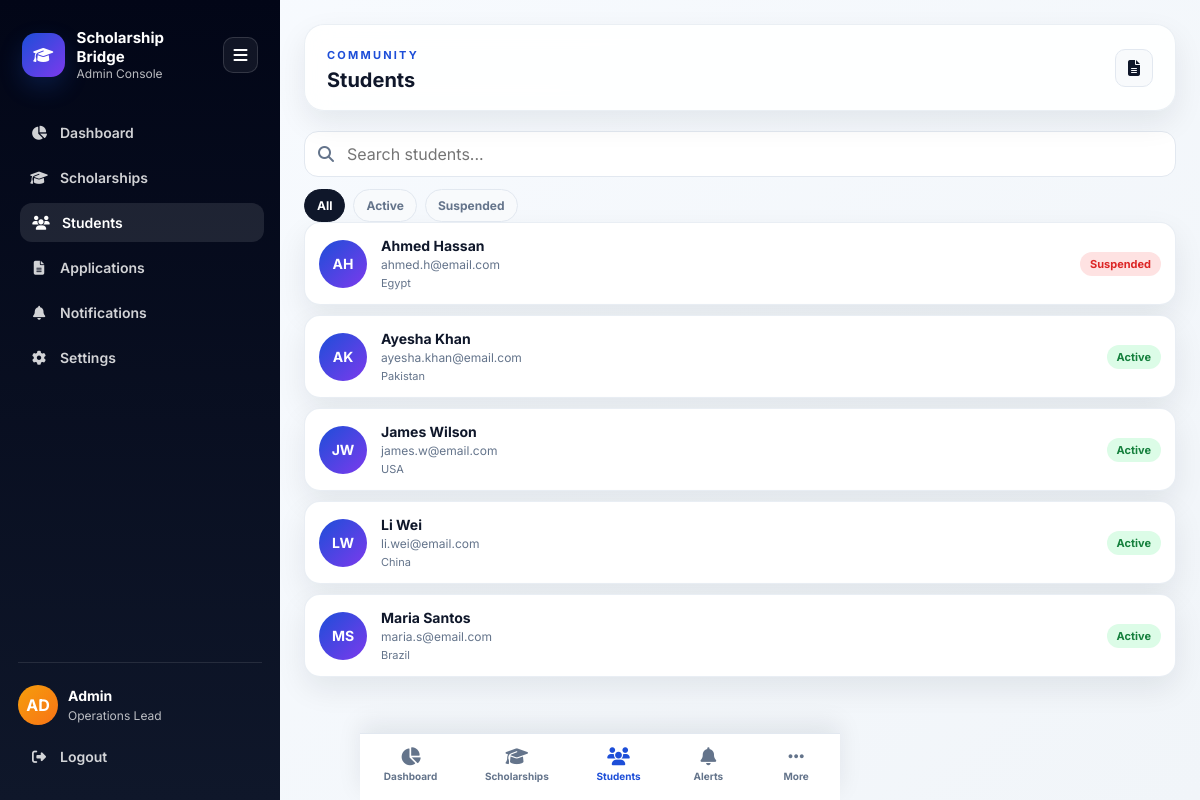
The app's page /admin/students (signed in) with its own data.
### tables this page shows
CREATE TABLE students (
            id INTEGER PRIMARY KEY AUTOINCREMENT,
            name TEXT NOT NULL,
            email TEXT NOT NULL,
            country TEXT NOT NULL,
            status TEXT DEFAULT 'Active',
            avatar TEXT,
            degree_level TEXT,
            university_interest TEXT,
            field_of_study TEXT,
            phone TEXT,
            registered_on TEXT,
            last_login TEXT,
            total_applications INTEGER DEFAULT 0,
            saved_scholarships INTEGER DEFAULT 0
        );

### app.py (the view)
@app.route("/admin/students")
@login_required
def students():
    search = request.args.get("q", "").strip()
    status = request.args.get("status", "")
    query = "SELECT * FROM students WHERE 1=1"
    params = []
    if search:
        query += " AND (name LIKE ? OR email LIKE ? OR country LIKE ?)"
        params.extend([f"%{search}%"] * 3)
    if status:
        query += " AND status = ?"
        params.append(status)
    query += " ORDER BY name ASC"
    conn = get_db()
    items = conn.execute(query, params).fetchall()
    conn.close()
    return render_template("admin/students.html", students=items, search=search, status=status)

### app.py (called while the page is built)
def login_required(f):
    @wraps(f)
    def decorated(*args, **kwargs):
        if not session.get("admin_logged_in"):
            return redirect(url_for("admin_login"))
        return f(*args, **kwargs)
    return decorated

### models.py (called while the page is built)
def get_db():
    conn = sqlite3.connect(DB_PATH)
    conn.row_factory = sqlite3.Row
    return conn

### templates/admin/students.html (shortened to what this page needs)
{% extends "base.html" %}
{% from "admin/macros.html" import bottom_nav, status_badge %}
{% block body %}
<div class="app-shell">
  <aside class="sidebar">
    <div class="sidebar-brand">
      <div class="brand-icon"><i class="fas fa-graduation-cap"></i></div>
      <div class="meta">
        <h3>Scholarship Bridge</h3>
        <p>Admin Console</p>
      </div>
      <button class="sidebar-toggle" type="button"><i class="fas fa-bars"></i></button>
    </div>
    <nav class="sidebar-nav">
      <a href="{{ url_for('dashboard') }}" class="sidebar-link"><i class="fas fa-chart-pie"></i><span>Dashboard</span></a>
      <a href="{{ url_for('scholarships') }}" class="sidebar-link"><i class="fas fa-graduation-cap"></i><span>Scholarships</span></a>
      <a href="{{ url_for('students') }}" class="sidebar-link active"><i class="fas fa-users"></i><span>Students</span></a>
      <a href="{{ url_for('applications') }}" class="sidebar-link"><i class="fas fa-file-alt"></i><span>Applications</span></a>
      <a href="{{ url_for('notifications') }}" class="sidebar-link"><i class="fas fa-bell"></i><span>Notifications</span></a>
      <a href="{{ url_for('settings') }}" class="sidebar-link"><i class="fas fa-cog"></i><span>Settings</span></a>
    </nav>
    <div class="sidebar-footer">
      <div class="sidebar-user">
        <div class="avatar">{{ session.admin_name[:2]|upper }}</div>
        <div>
          <strong>{{ session.admin_name }}</strong>
          <span>Operations Lead</span>
        </div>
      </div>
      <a href="{{ url_for('admin_logout') }}" class="sidebar-link"><i class="fas fa-right-from-bracket"></i><span>Logout</span></a>
    </div>
  </aside>
  <main class="main-panel">
    <div class="admin-shell">
      <header class="admin-header">
        <div>
          <div class="eyebrow">Community</div>
          <h1>Students</h1>
        </div>
        <div class="header-actions">
          <a href="{{ url_for('applications') }}" class="header-btn"><i class="fas fa-file-alt"></i></a>
        </div>
      </header>
      <div class="admin-content">
        <form method="GET" class="search-bar">
          <i class="fas fa-search"></i>
          <input type="text" name="q" value="{{ search }}" placeholder="Search students...">
        </form>
        <div class="filter-chips">
          <a href="{{ url_for('students') }}" class="chip {% if not status %}active{% endif %}">All</a>
          <a href="{{ url_for('students', status='Active') }}" class="chip {% if status == 'Active' %}active{% endif %}">Active</a>
          <a href="{{ url_for('students', status='Suspended') }}" class="chip {% if status == 'Suspended' %}active{% endif %}">Suspended</a>
        </div>
        {% for s in students %}
        <a href="{{ url_for('student_profile', stu_id=s.id) }}">
          <div class="list-card">
            <div class="avatar">{{ s.avatar or s.name[:2]|upper }}</div>
            <div class="info">
              <h3>{{ s.name }}</h3>
              <p>{{ s.email }}</p>
              <div class="meta">{{ s.country }}</div>
            </div>
            {{ status_badge(s.status) }}
          </div>
        </a>
        {% else %}
        <div class="empty-state">
          <i class="fas fa-users"></i>
          <p>No students found.</p>
        </div>
        {% endfor %}
      </div>
      {{ bottom_nav('students') }}
    </div>
  </main>
</div>
{% endblock %}

### templates/admin/macros.html
{% macro status_badge(status) %}
  {% set s = status|lower|replace(' ', '-') %}
  <span class="badge {{ s }}">{{ status }}</span>
{% endmacro %}
{% macro bottom_nav(active) %}
<nav class="bottom-nav">
  <a href="{{ url_for('dashboard') }}" class="nav-item {% if active == 'dashboard' %}active{% endif %}">
    <i class="fas fa-chart-pie"></i>
    <span>Dashboard</span>
  </a>
  <a href="{{ url_for('scholarships') }}" class="nav-item {% if active == 'scholarships' %}active{% endif %}">
    <i class="fas fa-graduation-cap"></i>
    <span>Scholarships</span>
  </a>
  <a href="{{ url_for('students') }}" class="nav-item {% if active == 'students' %}active{% endif %}">
    <i class="fas fa-users"></i>
    <span>Students</span>
  </a>
  <a href="{{ url_for('notifications') }}" class="nav-item {% if active == 'notifications' %}active{% endif %}">
    <i class="fas fa-bell"></i>
    <span>Alerts</span>
  </a>
  <a href="{{ url_for('more') }}" class="nav-item {% if active == 'more' %}active{% endif %}">
    <i class="fas fa-ellipsis-h"></i>
    <span>More</span>
  </a>
</nav>
{% endmacro %}

### records on screen
students: avatar "AH", name "Ahmed Hassan", email "ahmed.h@email.com", country "Egypt", status "Suspended"
students: avatar "AK", name "Ayesha Khan", email "ayesha.khan@email.com", country "Pakistan", status "Active"
students: avatar "JW", name "James Wilson", email "james.w@email.com", country "USA", status "Active"
students: avatar "LW", name "Li Wei", email "li.wei@email.com", country "China", status "Active"
students: avatar "MS", name "Maria Santos", email "maria.s@email.com", country "Brazil", status "Active"

### other values on screen
{{ session.admin_name[:2]|upper }} "AD"
{{ session.admin_name }} "Admin"
